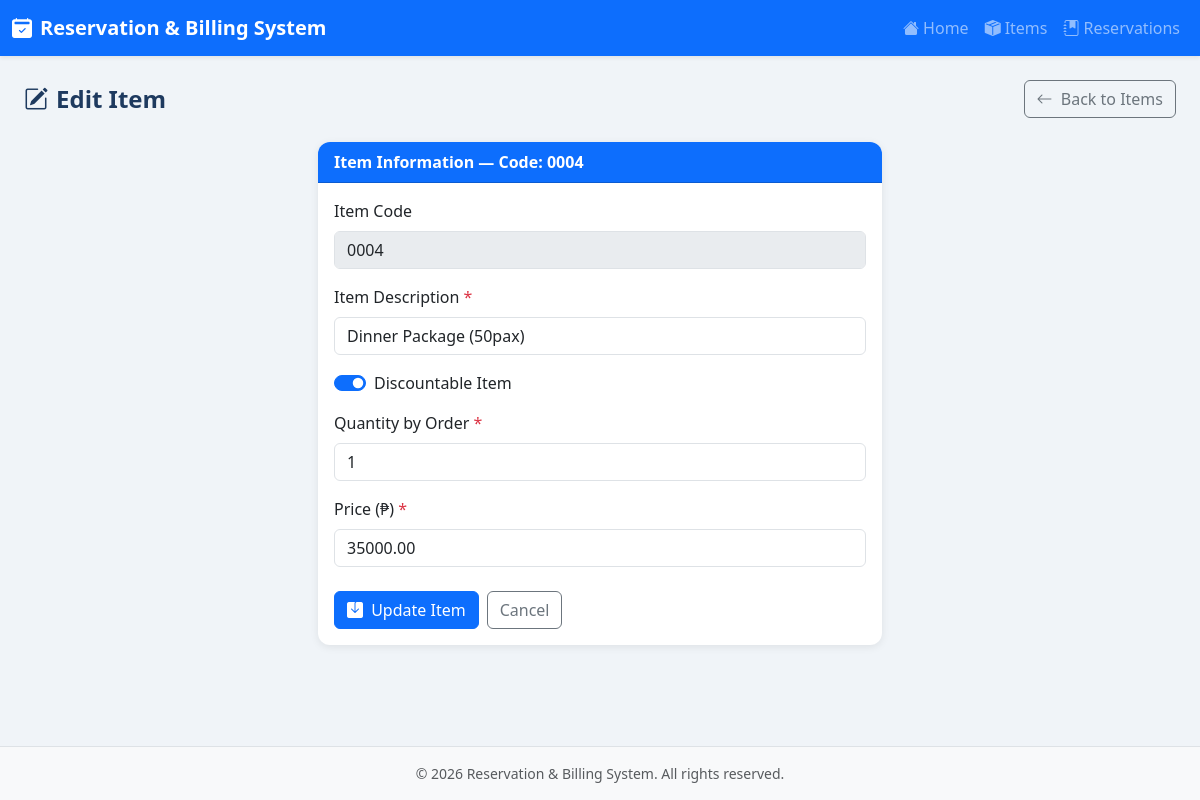
/items/edit.php?id=4, run on the app's committed database.
### tables this page shows
CREATE TABLE IF NOT EXISTS items (
    item_code        INT UNSIGNED AUTO_INCREMENT PRIMARY KEY,
    item_description VARCHAR(255)     NOT NULL,
    discounted       TINYINT(1)       NOT NULL DEFAULT 1,
    quantity_by_order INT UNSIGNED    NOT NULL DEFAULT 1,
    price            DECIMAL(15, 2)   NOT NULL DEFAULT 0.00,
    created_at       TIMESTAMP        DEFAULT CURRENT_TIMESTAMP
);

### items/edit.php (the view, shortened to what this page needs)
<?php
$db     = getDB();
$id     = (int) ($_GET['id'] ?? 0);
$item = $db->prepare('SELECT * FROM items WHERE item_code = :id');
$item->execute([':id' => $id]);
$item = $item->fetch();
include __DIR__ . '/../header.php';
?>
<div class="page-header">
    <h2><i class="bi bi-pencil-square me-2"></i>Edit Item</h2>
    <a href="index.php" class="btn btn-outline-secondary">
        <i class="bi bi-arrow-left me-1"></i> Back to Items
    </a>
</div>
<div class="row justify-content-center">
    <div class="col-md-7 col-lg-6">
        <div class="card">
            <div class="card-header bg-primary text-white">
                Item Information &mdash; Code: <?= str_pad($id, 4, '0', STR_PAD_LEFT) ?>
            </div>
            <div class="card-body">
                <form method="post" novalidate>
                    <div class="mb-3">
                        <label class="form-label">Item Code</label>
                        <input type="text" class="form-control"
                               value="<?= str_pad($id, 4, '0', STR_PAD_LEFT) ?>" disabled>
                    </div>
                    <div class="mb-3">
                        <label for="item_description" class="form-label">
                            Item Description <span class="text-danger">*</span>
                        </label>
                        <input type="text" id="item_description" name="item_description"
                               class="form-control" required maxlength="255"
                               value="<?= htmlspecialchars($item['item_description']) ?>">
                    </div>
                    <div class="mb-3">
                        <div class="form-check form-switch">
                            <input class="form-check-input" type="checkbox" id="discounted"
                                   name="discounted" role="switch"
                                   <?= $item['discounted'] ? 'checked' : '' ?>>
                            <label class="form-check-label" for="discounted">
                                Discountable Item
                            </label>
                        </div>
                    </div>
                    <div class="mb-3">
                        <label for="quantity_by_order" class="form-label">
                            Quantity by Order <span class="text-danger">*</span>
                        </label>
                        <input type="number" id="quantity_by_order" name="quantity_by_order"
                               class="form-control" required min="1"
                               value="<?= (int) $item['quantity_by_order'] ?>">
                    </div>
                    <div class="mb-4">
                        <label for="price" class="form-label">
                            Price (&#8369;) <span class="text-danger">*</span>
                        </label>
                        <input type="number" id="price" name="price"
                               class="form-control" required min="0" step="0.01"
                               value="<?= htmlspecialchars($item['price']) ?>">
                    </div>
                    <div class="d-flex gap-2">
                        <button type="submit" class="btn btn-primary">
                            <i class="bi bi-save-fill me-1"></i> Update Item
                        </button>
                        <a href="index.php" class="btn btn-outline-secondary">Cancel</a>
                    </div>
                </form>
            </div>
        </div>
    </div>
</div>
<?php include __DIR__ . '/../footer.php'; ?>

### css/style.css (style rules this page uses)
body { background-color: #f0f4f8; min-height: 100vh; display: flex; flex-direction: column; }
.card { border: none; border-radius: 0.75rem; box-shadow: 0 2px 8px rgba(0, 0, 0, 0.08); }
.card-header { border-radius: 0.75rem 0.75rem 0 0 !important; font-weight: 600; }
.form-label { font-weight: 500; }
.page-header { display: flex; align-items: center; justify-content: space-between; margin-bottom: 1.5rem; flex-wrap: wrap; gap: 0.5rem; }
.page-header h2 { font-size: 1.5rem; font-weight: 700; color: #1e3a5f; margin: 0; }

### data on the page
items: item_description "Dinner Package (50pax)", discounted "☑", quantity_by_order "1", price "35000.00"

### other printed values
str_pad($id, 4, '0', STR_PAD_LEFT) "0004"
